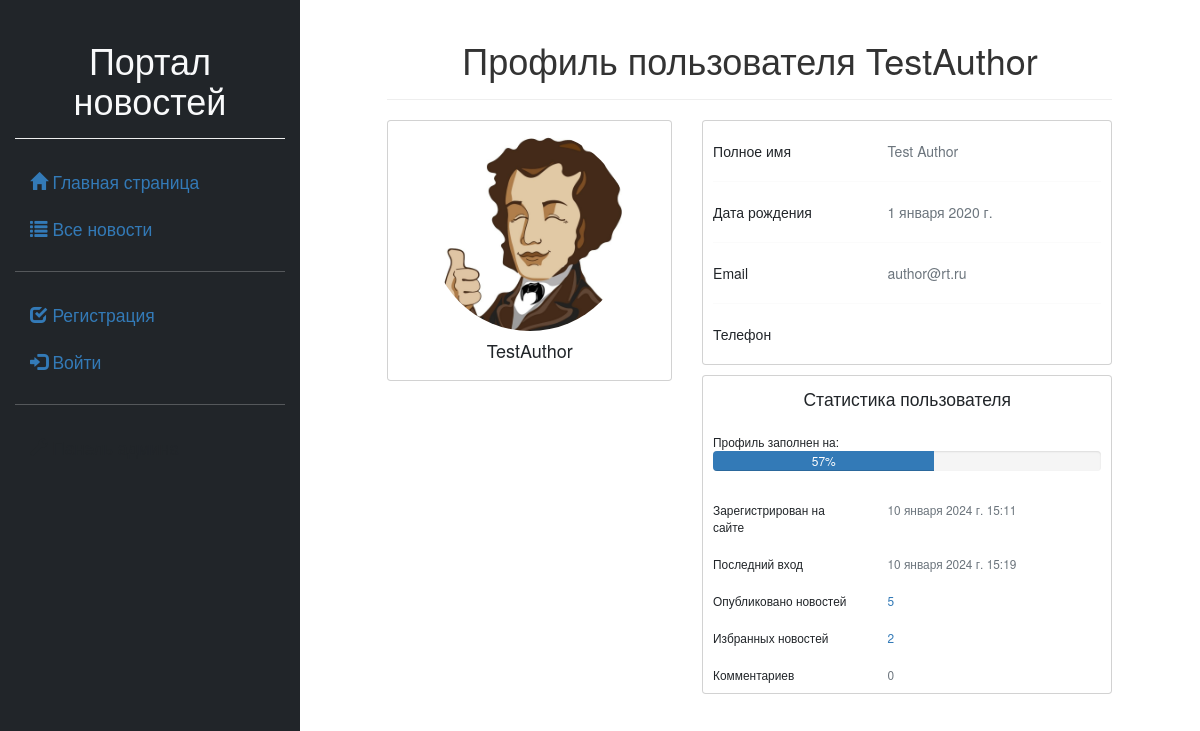
The page /users/profile/32 on the database its author committed.
### users/models.py (models this page shows, shortened)
class Profile(models.Model):
    user = models.OneToOneField(User, on_delete=models.CASCADE,
                                primary_key=True, verbose_name='Пользователь')
    nickname = models.CharField(verbose_name='Никнейм', max_length=100)
    birthdate = models.DateField(verbose_name='Дата рождения', blank=True, null=True)
    website = models.URLField(verbose_name='Персональный сайт', blank=True)
    github = models.URLField(verbose_name='Github', blank=True)
    phone = models.CharField(verbose_name='Телефон', max_length=20, blank=True)
    image = models.ImageField(verbose_name='Иконка', default='default_profile.jpg',
                              upload_to='profile_img')
    def art_count(self):
        return Article.objects.filter(author=self.user).count()
    def com_count(self):
        return Comment.objects.filter(author=self.user).count()
    class Meta:
        verbose_name = 'Профиль'
        verbose_name_plural = 'Профили пользователей'

### users/views.py (the view)
# urls.py: path('profile/<int:id>', views.profile_detail, name='profile'),
def profile_detail(request, id):
    profile = Profile.objects.select_related('user').get(user_id=id)
    f_count = FavoriteArticle.objects.filter(user=id).count()
    user = User.objects.get(id=id)
    user_info = [user.first_name, user.last_name, user.email,
                 profile.birthdate, profile.phone, profile.website, profile.github]
    complete = round(sum([bool(element) for element in user_info]) / len(user_info) * 100)
    context = {'profile': profile,
               'user': user,
               'complete': complete,
               'f_count': f_count,
               }
    return render(request, 'users/profile_detail.html', context)

### users/templates/users/profile_detail.html (shortened to what this page needs)
{% extends 'first/base.html' %}
{% load static %}
{% load bootstrap5 %}
{% load crispy_forms_tags %}
{% block content %}
<div class="page-header text-center">
    <h1> Профиль пользователя {{ user.username }} </h1>
</div>
<div class="row gutters-sm">
    <div class="col-md-5">
        <div class="card">
            <div class="card-body">
                <div class="d-flex flex-column align-items-center text-center">
                    <img src="{{ profile.image.url }}" class="rounded-circle" width="200">
                    <div>
                        <h4> {{ user.username }} </h4>
                    </div>
                </div>
            </div>
        </div>
    </div>
    <div class="col-md-7">
        <div class="card mb-3">
            <div class="card-body">
                <div class="row mt-3">
                    <div class="col-sm-5">
                        Полное имя
                    </div>
                    <div class="col-sm-7 text-secondary">
                        {{ user.first_name }} {{ user.last_name }}
                    </div>
                </div>
                <hr>
                <div class="row">
                    <div class="col-sm-5">
                        Дата рождения
                    </div>
                    <div class="col-sm-7 text-secondary">
                        {% if profile.birthdate %}
                        {{ profile.birthdate }}
                        {% endif %}
                    </div>
                </div>
                <hr>
                <div class="row">
                    <div class="col-sm-5">
                        Email
                    </div>
                    <div class="col-sm-7 text-secondary">
                        {{ user.email }}
                    </div>
                </div>
                <hr>
                <div class="row mb-3">
                    <div class="col-sm-5">
                        Телефон
                    </div>
                    <div class="col-sm-7 text-secondary">
                    </div>
                </div>
            </div>
        </div>
        <div class="row gutters-sm">
            <div class="col-sm-12 mb-3">
                <div class="card h-100">
                    <div class="card-body">
                        <div class="text-center fs-3">
                            Статистика пользователя
                        </div>
                        <br>
                        <div>
                            <small>
                                Профиль заполнен на:
                                <div class="progress mb-3" style="height: 20px">
                                    <div class="progress-bar" role="progressbar" style="width: {{ complete }}%;"
                                         aria-valuenow="00" aria-valuemin="0" aria-valuemax="100">{{ complete }}%
                                    </div>
                                </div>
                                <br>
                                <div class="row">
                                    <div class="col-sm-5">
                                        Зарегистрирован на сайте
                                    </div>
                                    <div class="col-sm-7 text-secondary">
                                        {{ user.date_joined }}
                                    </div>
                                </div>
                                <br>
                                <div class="row">
                                    <div class="col-sm-5">
                                        Последний вход
                                    </div>
                                    <div class="col-sm-7 text-secondary">
                                        {{ user.last_login }}
                                    </div>
                                </div>
                                <br>
                                {% if user.groups.first.name == 'Author' and profile.art_count > 0 %}
                                <div class="row">
                                    <div class="col-sm-5">
                                        Опубликовано новостей
                                    </div>
                                    <div class="col-sm-7 text-secondary">
                                        <a href="{% url 'news_search' 'author' user.id %}">{{ profile.art_count }}</a>
                                    </div>
                                </div>
                                <br>
                                {% endif %}
                                {% if f_count > 0 %}
                                <div class="row">
                                    <div class="col-sm-5">
                                        Избранных новостей
                                    </div>
                                    <div class="col-sm-7 text-secondary">
                                        <a href="{% url 'news_search' 'bookmark' user.id %}">{{ f_count }}</a>
                                    </div>
                                </div>
                                <br>
                                {% endif %}
                                <div class="row">
                                    <div class="col-sm-5">
                                        Комментариев
                                    </div>
                                    <div class="col-sm-7 text-secondary">
                                        {{ profile.com_count }}
                                    </div>
                                </div>
                            </small></div>
                    </div>
                </div>
            </div>
        </div>
    </div>
</div>
{% endblock %}

### rows shown on the page
Profile: image (picture), birthdate "1 января 2020 г.", art_count "5", com_count "0"

### other values the page prints
{{ user.username }} "TestAuthor"
{{ user.first_name }} "Test"
{{ user.last_name }} "Author"
{{ user.email }} "author@rt.ru"
{{ complete }} "57"
{{ user.date_joined }} "10 января 2024 г. 15:11"
{{ user.last_login }} "10 января 2024 г. 15:19"
{{ f_count }} "2"
